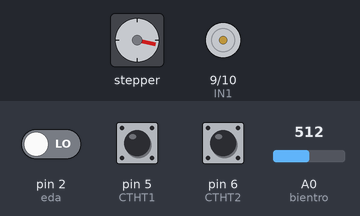
This sketch was run on a simulated Arduino Uno, built with avr-gcc and run on an emulated ATmega328P. Shown: stepper motor, motor-driver pin pairs drawn as motors (green arrow = first pin HIGH = forward, orange = second pin HIGH = backward, longer = more drive). Wiring (inferred from the names in the program): stepper motor driver (200 steps per turn assumed): step pin 4; direction pin 7; enable pin 8. The inputs (shaded band) are chosen by the test bench; at power-on: pin 5 (CTHT1) HIGH, pin 6 (CTHT2) HIGH, A0 (bientro) = 512, pin 2 (eda) LOW. What the sketch prints to the serial monitor is not drawn.

Above: at 1.2 s.
1.3 s: pin 5 (CTHT1) pulled LOW for 0.15 s
At 1.65 s:
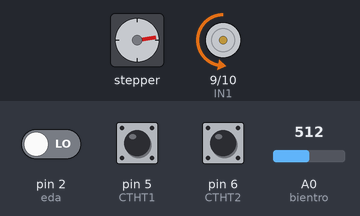
4.3 s: pin 6 (CTHT2) pulled LOW for 0.15 s
At 4.65 s:
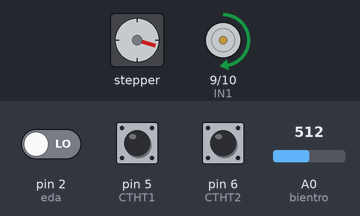
7.3 s: A0 (bientro) set to 0
8.8 s: A0 (bientro) set to 3
10.3 s: A0 (bientro) set to 5
At 10.58 s:
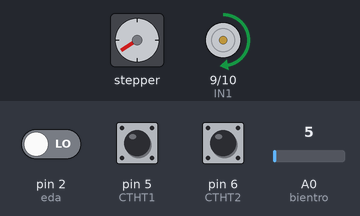
13.3 s: pin 5 (CTHT1) pulled LOW for 1 s
At 13.59 s:
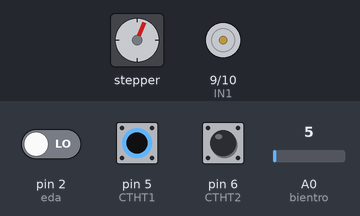
Timing chart, 0 to 20.9 s (numbered marks = the images above; inputs shaded):
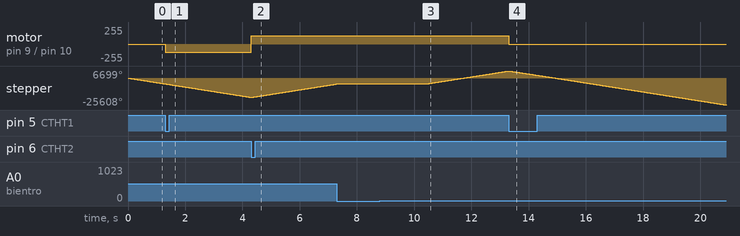

The sketch:

Dongtoc.ino
```cpp
#include <SimpleKalmanFilter.h>
SimpleKalmanFilter simpleKalmanFilter(2, 2, 0.01);
#include <Wire.h>
#define IN1 9
#define IN2 10
#define eda 2
int en = 8 ;
int dirPinX = 7 ;
int stepPinX = 4 ;
int bientro = A0; int gt_bientro; int gt_quydoi; int gt_locnhieu; int gt_quydoi1;
int vitri = 0;
int a;
int b;
int s = 0;
int rpm = 0;
int timecho = 1000;
int xung;
int giatri;
int TOCDO;
unsigned long thoigian;
unsigned long hientai;

const int CTHT1 = 5;
const int CTHT2 = 6;


long pulsePerRound = 200; // so xung/vong
long period ; // time bettween 2 pulse - us

// ============== defaut value ===================
float speedScroll  ; // vong/phut
bool dirXDefaut = LOW;
//================================================
void chay()
{

  TOCDO++;


}

void setup() {
  // put your setup code here, to run once:
  Serial.begin(9600);
  //Serial1.begin(9600);
  Wire.begin();

  pinMode(bientro, INPUT);
  pinMode(en, OUTPUT); // Enable
  pinMode(stepPinX, OUTPUT); // Step
  pinMode(dirPinX, OUTPUT); // Dir

  pinMode(CTHT1, INPUT_PULLUP);
  pinMode(CTHT2, INPUT_PULLUP);
  pinMode(eda, INPUT);
  // put your setup code here, to run once:
  attachInterrupt(0, chay, RISING);
  digitalWrite(en, LOW); // Set Enable low

Serial.println(eda);
//Serial.println(TOCDO);

}

void loop() {

  gt_bientro = analogRead(bientro);
  gt_locnhieu = simpleKalmanFilter.updateEstimate(gt_bientro);
  gt_quydoi = map(gt_locnhieu, 0, 1023, 0, 255);
  thoigian = millis();
  //  Serial.print("Time: "); Serial.print(thoigian); Serial.print("   ");
  //  Serial.print("Hiện tại: "); Serial.println(hientai);

  if (thoigian - hientai >= timecho) //millis thay delay
  {
    hientai = thoigian;
    rpm = ((TOCDO / 12.5) * 60) / 25;
    String h = String(rpm);
    Serial.print(h);


    TOCDO = 0;

  }
  speedScroll = rpm; //vong/phut
  period = 1000000 / (speedScroll / 60 * pulsePerRound);
  if (gt_locnhieu > 3)
  {

    if (digitalRead(CTHT1) == 0) {
      analogWrite(IN1, 0);
      analogWrite(IN2, gt_quydoi);

      digitalWrite(dirPinX, dirXDefaut);
    }
    if (digitalRead(CTHT2) == 0) {
      analogWrite(IN2, 0);
      analogWrite(IN1, gt_quydoi);

      digitalWrite(dirPinX, !dirXDefaut);
    }

    digitalWrite(stepPinX, HIGH);
    delayMicroseconds(0.5 * period);

    digitalWrite(stepPinX, LOW);
    delayMicroseconds(0.5 * period);

  }

}
void truyen()
{
Serial.println(rpm);

}
```

Measured:
- after the input at 1.3 s, motor on pin 9 (IN1) / pin 10 (IN2): stopped → backward 127/255 at once
- after the input at 4.3 s, motor on pin 9 (IN1) / pin 10 (IN2): backward 127/255 → forward 127/255 at once
- after the input at 8.8 s, every drawn part: stays the same
- after the input at 10.3 s, stepper: keeps turning clockwise at about 4282°/s, starting after 0.14 s
- after the input at 13.3 s, motor on pin 9 (IN1) / pin 10 (IN2): forward 127/255 → stopped at once
